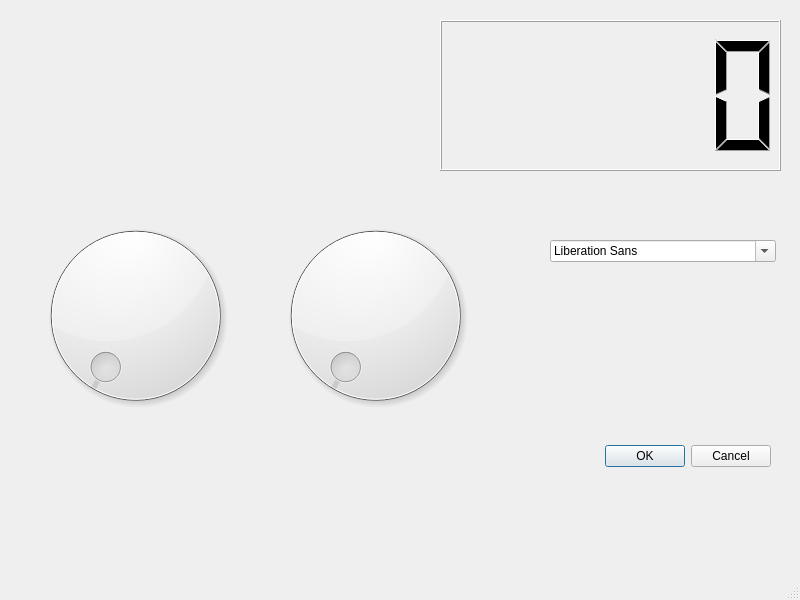
<?xml version="1.0" encoding="UTF-8"?>
<ui version="4.0">
 <class>MainWindow</class>
 <widget class="QMainWindow" name="MainWindow">
  <property name="geometry">
   <rect>
    <x>0</x>
    <y>0</y>
    <width>800</width>
    <height>600</height>
   </rect>
  </property>
  <property name="windowTitle">
   <string>MainWindow</string>
  </property>
  <widget class="QWidget" name="centralwidget">
   <widget class="QLCDNumber" name="lcdNumber">
    <property name="geometry">
     <rect>
      <x>440</x>
      <y>20</y>
      <width>341</width>
      <height>151</height>
     </rect>
    </property>
   </widget>
   <widget class="QDialogButtonBox" name="buttonBox">
    <property name="geometry">
     <rect>
      <x>430</x>
      <y>440</y>
      <width>341</width>
      <height>32</height>
     </rect>
    </property>
    <property name="orientation">
     <enum>Qt::Horizontal</enum>
    </property>
    <property name="standardButtons">
     <set>QDialogButtonBox::Cancel|QDialogButtonBox::Ok</set>
    </property>
   </widget>
   <widget class="QDial" name="dial">
    <property name="geometry">
     <rect>
      <x>260</x>
      <y>210</y>
      <width>231</width>
      <height>211</height>
     </rect>
    </property>
   </widget>
   <widget class="QDial" name="dial_2">
    <property name="geometry">
     <rect>
      <x>20</x>
      <y>210</y>
      <width>231</width>
      <height>211</height>
     </rect>
    </property>
   </widget>
   <widget class="QFontComboBox" name="fontComboBox">
    <property name="geometry">
     <rect>
      <x>550</x>
      <y>240</y>
      <width>226</width>
      <height>22</height>
     </rect>
    </property>
   </widget>
  </widget>
  <widget class="QMenuBar" name="menubar">
   <property name="geometry">
    <rect>
     <x>0</x>
     <y>0</y>
     <width>800</width>
     <height>26</height>
    </rect>
   </property>
  </widget>
  <widget class="QStatusBar" name="statusbar"/>
 </widget>
 <resources/>
 <connections/>
</ui>
